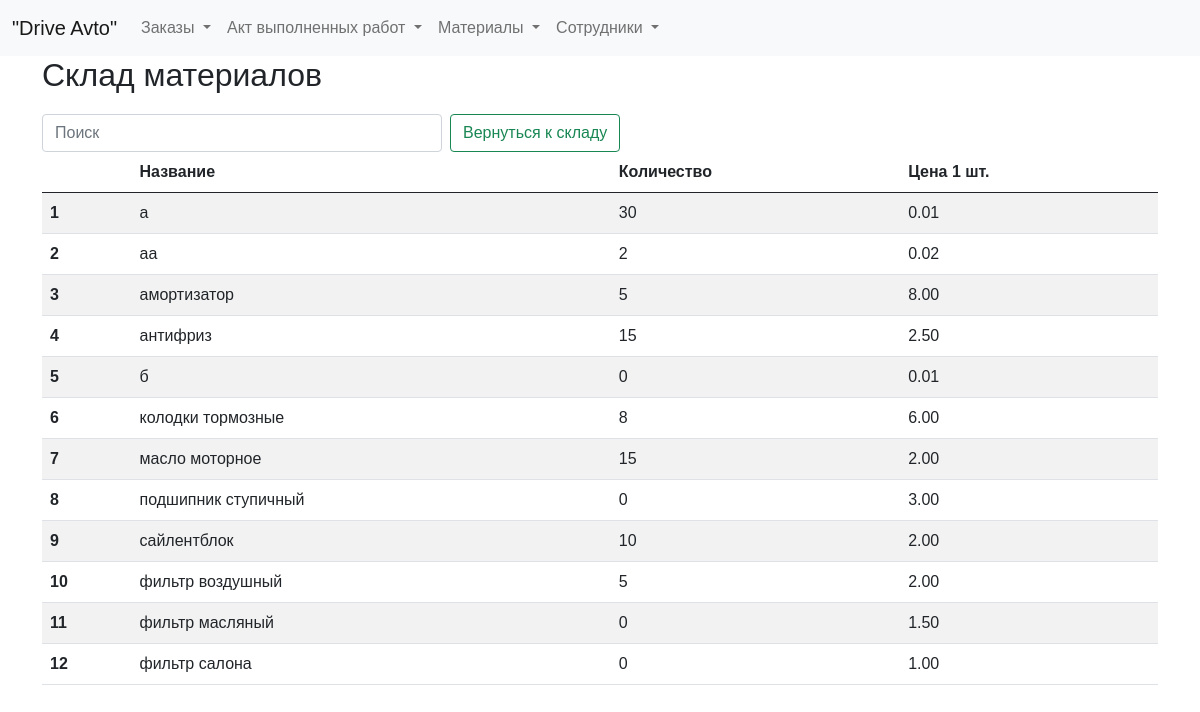
The app's page /stock with its own data.
### tables this page shows
CREATE TABLE stock_plus (
id integer PRIMARY KEY AUTOINCREMENT,
name text NOT NULL,
quantity integer NOT NULL,
price_unit integer NOT NULL
);

### fcompany.py (the view)
@app.route("/stock")
def showStock():
    return render_template("stock.html", title="Склад материалов", stock=dbase.getStock())

### fcompany.py (called while the page is built)
def connect_db():  # общая функция для установления соединения с БД
    conn = sqlite3.connect(app.config['DATABASE'])
    conn.row_factory = sqlite3.Row  # записи будут представлены не в виде кортежей, а в виде словаря (для исп в шаблонах)
    return conn

def get_db():
    if not hasattr(g, 'link_db'):
        g.link_db = connect_db()
    return g.link_db

@app.before_request
def before_request():
    global dbase
    db = get_db()
    dbase = FDataBase(db)

### templates/stock.html (shortened to what this page needs)
{% extends 'base.html' %}
{% block content %}
<h2>Склад материалов</h2>
<form class="d-flex" role="search">
  <input class="form-control me-2 narrow-search" type="search" id="searchInput" placeholder="Поиск" aria-label="Search">
  <button class="btn btn-outline-success narrow-button" type="submit">Вернуться к складу</button>
</form>
<table id="myTable" class="table table-striped">
  <thead>
    <tr>
      <th scope="col"></th>
      <th scope="col">Название</th>
      <th scope="col">Количество</th>
      <th scope="col">Цена 1 шт.</th>
    </tr>
  </thead>
  <tbody>
    {% for row in stock %}
    <tr>
      <th scope="row">{{ loop.index }}</th>
      <td>{{ row.name_total }}</td>
      <td>{{ row.quantity_total }}</td>
      <td>{{ '%.2f' % (row.price_unit_total / 100) }}</td>
    </tr>
    {% endfor %}
  </tbody>
</table>
{% endblock %}

### static/css/styles.css (style rules this page uses)
.narrow-button { max-width: 250px; white-space: nowrap; font-size: 16px; }
.narrow-search { max-width: 400px; }
html, body { font-family: 'Arial'; margin: 0; padding: 0; height: 100%; width: 100%; }

### records on screen
stock_plus: name_total "амортизатор", quantity_total "5", price_unit_total "8.00"
stock_plus: name_total "антифриз", quantity_total "15", price_unit_total "2.50"
stock_plus: name_total "колодки тормозные", quantity_total "8", price_unit_total "6.00"
stock_plus: name_total "масло моторное", quantity_total "15", price_unit_total "2.00"
stock_plus: name_total "подшипник ступичный", quantity_total "0", row.price_unit_total/100 "3.00"
stock_plus: name_total "сайлентблок", quantity_total "10", price_unit_total "2.00"
stock_plus: name_total "фильтр воздушный", quantity_total "5", price_unit_total "2.00"
stock_plus: name_total "фильтр масляный", quantity_total "0", price_unit_total "1.50"
stock_plus: name_total "фильтр салона", quantity_total "0", price_unit_total "1.00"

### other values on screen
{{ row.name_total }} "а" "аа" "б"
{{ row.quantity_total }} "30" "2" "0"
{{ '%.2f' % (row.price_unit_total / 100) }} "0.01" "0.02" "0.01"
